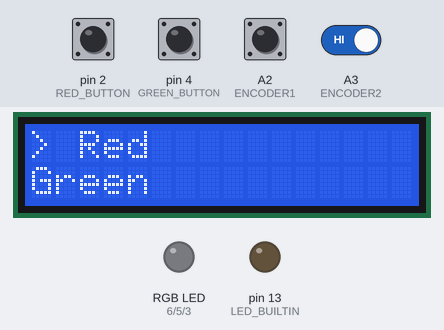
This sketch was run on a simulated Arduino Uno, built with avr-gcc and run on an emulated ATmega328P. Parts: 16×2 character LCD, an RGB LED mixed from three pins (HIGH = lit), output pins drawn as LEDs (lit = HIGH). Inputs (shaded band) come from the test bench; at power-on: A2 (ENCODER1), A3 (ENCODER2), pin 2 (RED_BUTTON), pin 4 (GREEN_BUTTON) HIGH. Dim RGB values are drawn brighter than linear.

Above: at 1.3 s.
1.4 s: pin 4 (GREEN_BUTTON) pulled LOW for 0.15 s
At 2.5 s:
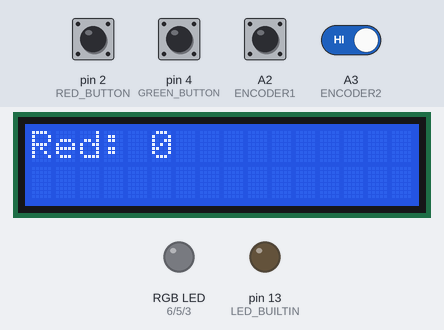
3.0 s: A2 (ENCODER1) driven LOW
At 3.4 s:
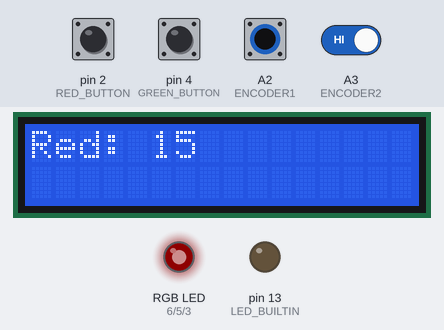
4.5 s: pin 2 (RED_BUTTON) pulled LOW for 0.15 s
At 5.1 s:
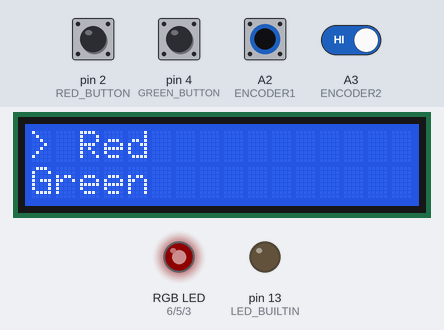
6.1 s: pin 4 (GREEN_BUTTON) pulled LOW for 1 s
At 7.4 s:
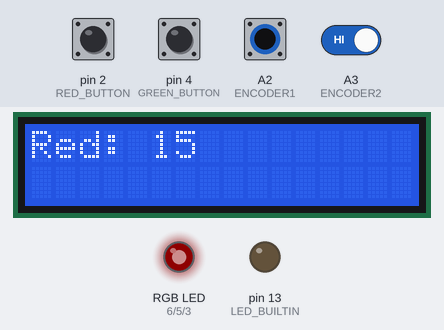
8.6 s: pin 2 (RED_BUTTON) pulled LOW for 1 s
At 9.4 s:
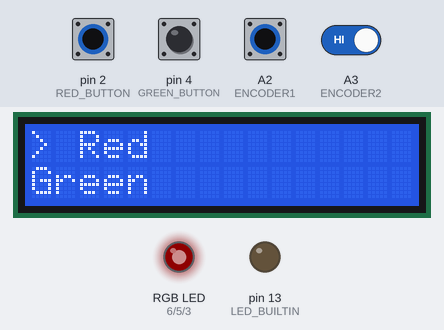
11.1 s: A2 (ENCODER1) pulsed HIGH 2 times (0.12 s each, 0.3 s apart)
At 11.8 s:
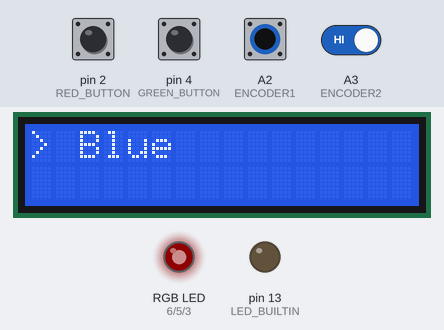
Timing chart, 0 to 14.1 s (numbered marks = the images above; inputs shaded):
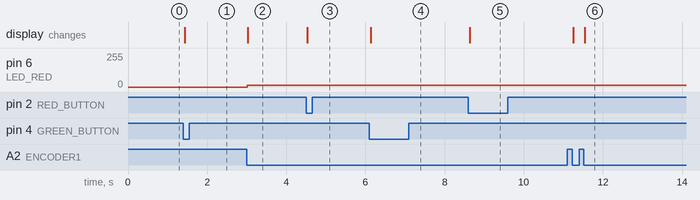

Measured:
- after the input at 1.4 s, the display: changes at once (image 1)
- after the input at 3.0 s, pin 6 (LED_RED): 0/255 → 15/255 at once; the display: changes at once (image 2)
- after the input at 4.5 s, the display: changes at once (image 3)
- after the input at 6.1 s, the display: changes at once (image 4)
- after the input at 8.6 s, the display: changes at once (image 5)
- after the input at 11.1 s, the display: first changes after 0.15 s (image 6 shows a later state)

The sketch:

ex02.ino
```cpp
#include <LiquidCrystal_I2C.h>
LiquidCrystal_I2C lcd(0x27, 16, 2);

#define RED_BUTTON 2
#define GREEN_BUTTON 4

#define LED_RED 6
#define LED_GREEN 5
#define LED_BLUE 3

#define ENCODER1 A2
#define ENCODER2 A3

#define DEBOUNCE_PERIOD 20UL

String MENU[3] = {"Red", "Green", "Blue"};
int MENU_LENGTH;
int menuIndex;
bool isSubMenu = false;
int LEDS[3] = {0, 0, 0};
int minLED = 0;
int maxLED = 255;

int prevEn1 = LOW;
unsigned long lastChangeTimestamp = 0UL;

void initEncoder(){
    pinMode(ENCODER1, INPUT_PULLUP);
    pinMode(ENCODER2, INPUT_PULLUP);
}

void initButtons(){
    pinMode(RED_BUTTON, INPUT_PULLUP);
    pinMode(GREEN_BUTTON, INPUT_PULLUP);
}

void initLed(){
    pinMode(LED_BUILTIN, OUTPUT);
    digitalWrite(LED_BUILTIN, LOW);

    pinMode(LED_RED, OUTPUT);
    digitalWrite(LED_RED, LOW);

    pinMode(LED_GREEN, OUTPUT);
    digitalWrite(LED_GREEN, LOW);

    pinMode(LED_BLUE, OUTPUT);
    digitalWrite(LED_BLUE, LOW);
}

void initLcd(){
    lcd.init();
    lcd.begin(16, 2);
    lcd.backlight();
}

void initMenu(){
    menuIndex = 0;
    MENU_LENGTH = sizeof(MENU) / sizeof(MENU[0]);
    if(MENU_LENGTH >= 2){
        printMenu(MENU[0], MENU[1]);
    }else if(MENU_LENGTH == 1){
        printMenu(MENU[0], " ");
    }
}

void printMenu(String top, String bottom){
    lcd.clear();
    lcd.setCursor(0, 0);
    lcd.print("> " + top);
    lcd.setCursor(0, 1);
    lcd.print(bottom);
}

void printBrightnessMenu(){
    lcd.clear();
    lcd.setCursor(0, 0);
    lcd.print(MENU[menuIndex] + ": " + LEDS[menuIndex]);
}

void scrollMenu(int by){
    if(by < 0){
        if(menuIndex + by < 0){
            menuIndex = 0;
        }else {
            menuIndex = menuIndex + by;
        }
    }

    if(by > 0){
        if(menuIndex + by > MENU_LENGTH - 1){
            menuIndex = MENU_LENGTH - 1;
        }else {
            menuIndex = menuIndex + by;
        }
    }
}

void updateLED(int option, int brightness){
    if(option == 0){
        analogWrite(LED_RED, brightness);
    }else if (option == 1){
        analogWrite(LED_GREEN, brightness);
    }else if(option == 2){
        analogWrite(LED_BLUE, brightness);
    }
}

bool isGreenButtonPressed()
{
    static int debounced_button_state = HIGH;
    static int previous_reading = HIGH;
    static unsigned long last_change_time = 0UL;
    bool isPressed = false;

    int current_reading = digitalRead(GREEN_BUTTON);

    if (previous_reading != current_reading)
    {
        last_change_time = millis();
    }

    if (millis() - last_change_time > DEBOUNCE_PERIOD)
    {
        if (current_reading != debounced_button_state)
        {
            if (debounced_button_state == HIGH && current_reading == LOW)
            {
                isPressed = true;
            }
            debounced_button_state = current_reading;
        }
    }

    previous_reading = current_reading;

    return isPressed;
}

bool isRedButtonPressed()
{
    static int debounced_button_state = HIGH;
    static int previous_reading = HIGH;
    static unsigned long last_change_time = 0UL;
    bool isPressed = false;

    int current_reading = digitalRead(RED_BUTTON);

    if (previous_reading != current_reading)
    {
        last_change_time = millis();
    }

    if (millis() - last_change_time > DEBOUNCE_PERIOD)
    {
        if (current_reading != debounced_button_state)
        {
            if (debounced_button_state == HIGH && current_reading == LOW)
            {
                isPressed = true;
            }
            debounced_button_state = current_reading;
        }
    }

    previous_reading = current_reading;

    return isPressed;
}

void setup()
{
   initEncoder();
   initButtons();
   initLcd();
   initLed();
   initMenu();
}

void loop(){
    int en1 = digitalRead(ENCODER1);
    int en2 = digitalRead(ENCODER2);
    bool redPressed = isRedButtonPressed();
    bool greenPressed = isGreenButtonPressed();

    unsigned long timestamp = millis();
    bool encoderMoved = en1 == LOW && prevEn1 == HIGH && timestamp > lastChangeTimestamp + DEBOUNCE_PERIOD;
    if (encoderMoved){
        if (en2 == HIGH){
            if(isSubMenu){
                if (LEDS[menuIndex] < maxLED){
                    LEDS[menuIndex] = LEDS[menuIndex] + 15 > maxLED ? maxLED : LEDS[menuIndex] + 15;
                }
            }else {
                scrollMenu(1);
            }

        }
        else{
            if(isSubMenu){
                if (LEDS[menuIndex] > minLED){
                    LEDS[menuIndex] = LEDS[menuIndex] - 15 < minLED ? minLED : LEDS[menuIndex] - 15;
                }
            }else {
                scrollMenu(-1);
            }
        }
        lastChangeTimestamp = timestamp;

        if(isSubMenu){
            printBrightnessMenu();
        }else {
            if(MENU_LENGTH == 1 || menuIndex == MENU_LENGTH - 1) {
                printMenu(MENU[menuIndex], "");
            }else if(MENU_LENGTH >= 2){
                printMenu(MENU[menuIndex], MENU[menuIndex + 1]);
            }
        }

    }

    if(greenPressed){
       isSubMenu = true;
    }

    if(redPressed){
       isSubMenu = false;
    }

    if(encoderMoved && isSubMenu){
        updateLED(menuIndex, LEDS[menuIndex]);
    }

    if(redPressed || greenPressed || encoderMoved){
        if(isSubMenu){
            printBrightnessMenu();
        }else {
            if(MENU_LENGTH == 1 || menuIndex == MENU_LENGTH - 1) {
                printMenu(MENU[menuIndex], "");
            }else if(MENU_LENGTH >= 2){
                printMenu(MENU[menuIndex], MENU[menuIndex + 1]);
            }
        }
    }


    prevEn1 = en1;
}
```
